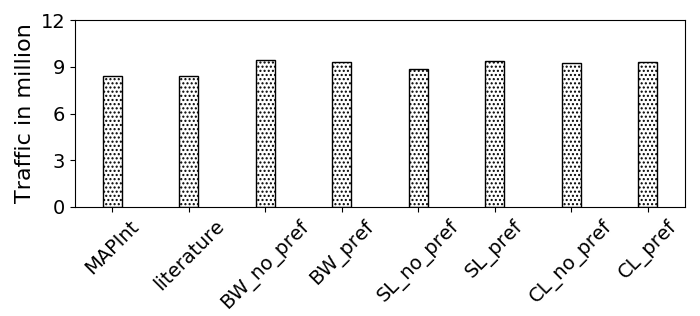

This figure's Python source:
import random
import matplotlib
import matplotlib.pyplot as plt
from matplotlib import style

import numpy as np
import matplotlib.patches as mpatches

#plt.rcdefaults()
fig, ax = plt.subplots()

fig.set_size_inches(7, 3.5)


#stride = ['stride-1', 'stride-2', 'stride-4', 'stride-8', 'stride-16', 'stride-32', 'stride-64', 'stride-128', 'stride-256', 'stride-512', 'stride-1024', 'stride-2048', 'stride-4096', 'stride-8192']
stride = ['MAPInt', 'literature', 'BW_no_pref', 'BW_pref', 'SL_no_pref', 'SL_pref', 'CL_no_pref', 'CL_pref']
total=[8388608, 8388608, 9441832, 9310190, 8837973, 9382619, 9266269, 9326488]
total = np.array(total) / 1000000

mapint=total[0]
literature=total[1]
i=0
mapint_accuracy=np.arange(6)
literature_accuracy=np.arange(6)
for x in total:
    if i > 1: 
    	mapint_accuracy[i-2]=100-abs((x-mapint)/x*100)
    	literature_accuracy[i-2]=100-abs((x-literature)/x*100)
    i=i+1

def average(lst):
    return sum(lst) / len(lst)


print("MAPInt provided {:.1f}".format(average(mapint_accuracy))+"\% average accuracy in all processors where the highest accuracy is {:.1f}".format(max(mapint_accuracy))+"\%  and the lowest accuracy is {:.1f}".format(min(mapint_accuracy))+"\%.")

print("On the other hand, the model from literature provided {:.1f}".format(average(literature_accuracy))+"\% average accuracy in all processors where the highest accuracy is {:.1f}".format(max(literature_accuracy))+"\%  and the lowest accuracy is {:.1f}".format(min(literature_accuracy))+"\%")
#print("MAPInt provided {:.1f}".format(average(mapint_accuracy)))+"\% accuracy, Sky Lake showed {:.1f}".format((100-average(slake)))+"\% accuracy, and Cascade Lake showed {:.1f}".format((100-average(slake)))+"\% accuracy")



def average(lst):
    return sum(lst) / len(lst)

print("accurcy")
#print("Broadwell showed {:.1f}".format((100-average(bwell)))+"\% accuracy, Sky Lake showed {:.1f}".format((100-average(slake)))+"\% accuracy, and Cascade Lake showed {:.1f}".format((100-average(slake)))+"\% accuracy")


barwidth=.25
# Set position of bar on X axis
#r1 = np.arange(len(bwell))
#r2 = [x + barwidth for x in r1]
#r3 = [x + barwidth for x in r2]


x_pos = np.arange(len(stride))  # the label locations
#ax.barh(x_pos, read, hatch='....', color='white', edgecolor='black')
#rects1 = plt.bar(x, traffic, .8, hatch='....', color='white', edgecolor='black')
plt.bar(stride, total, width=barwidth, hatch='....', color='white', edgecolor='black', label="Total Traffic = Read + Write")

#plt.legend(handlelength=3, fontsize=16)

#plt.legend(loc="upper right", fontsize=12)


ax.set_ylabel('Traffic in million', fontsize=16)
#ax.set_xlabel('Stride', fontsize=16)

plt.yticks(np.arange(0, max(total)+3, 3))

#plt.title('', fontsize=18)
#ax.set_xticks(x_pos)

plt.yticks(fontsize=14)
#plt.yticks(np.arange(0, 100, 10), fontsize=14)
#ax.get_yaxis().get_major_formatter().set_scientific(False)

#plt.xticks([ + barwidth for r in range(len(stride))], stride, fontsize=12, rotation=90)

plt.xticks(rotation=45, fontsize=14)
#ax.set_xticklabels(stride, fontsize=12)

#ax.invert_yaxis()
plt.tight_layout()

plt.show()
fig.savefig('jacobi.png', dpi=100)

# Example data
